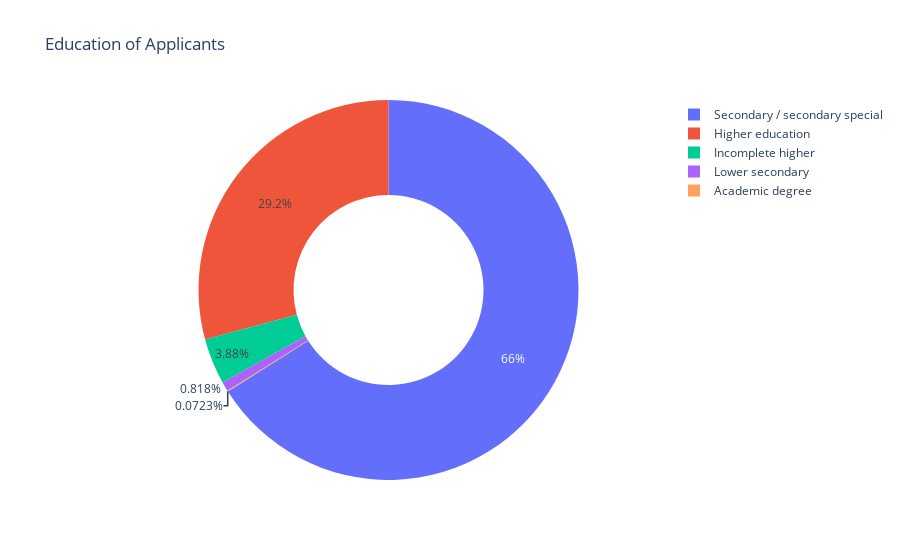

The cell this chart's notebook holds for it:
### Markdown cell above
#### Visualizing Education of Sample Applicants

### Code cell
#Education of the applicants
temp = two_columns_df["NAME_EDUCATION_TYPE"].value_counts()

df = pd.DataFrame({'labels': temp.index,
                   'values': temp.values})

fig = px.pie(df, names='labels', values='values', title='Education of Applicants', hole=0.5)
fig.show()

### Figure 1 — Plotly figure (JSON) as saved in the notebook; plotly's stock layout.template omitted (floating-point values rounded to 4 significant figures)
{"data": [{"domain": {"x": [0, 1], "y": [0, 1]}, "hole": 0.5, "hovertemplate": "labels=%{label}<br>value=%{value}<extra></extra>", "labels": ["Secondary / secondary special", "Higher education", "Incomplete higher", "Lower secondary", "Academic degree"], "legendgroup": "", "name": "", "showlegend": true, "type": "pie", "values": [58435, 25848, 3436, 724, 64]}], "layout": {"legend": {"tracegroupgap": 0}, "title": {"text": "Education of Applicants"}}}
